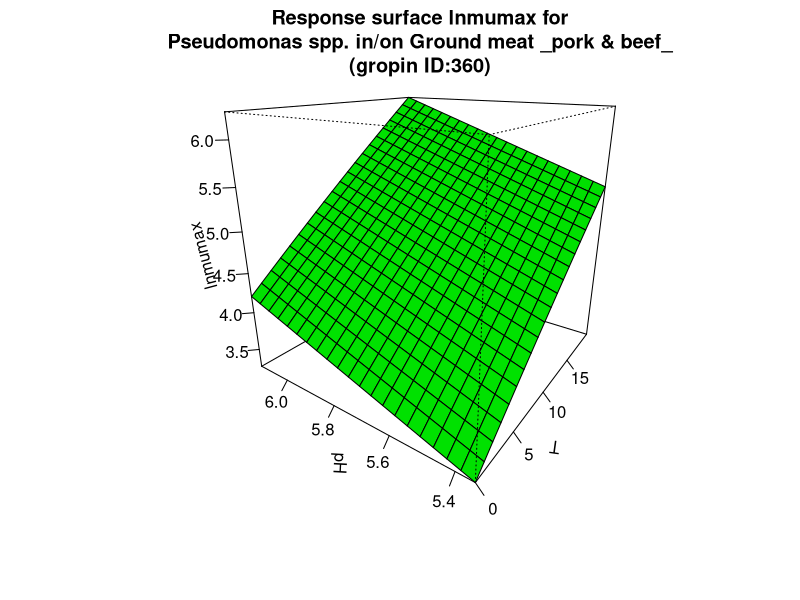

The R source for this figure:
#############################
# start of Parameter script
#############################
T <- seq(0,19.98001998002,length.out=21)
pH <- seq(5.34534,6.12387612387612,length.out=21)
#############################
# end of Parameter script
#############################
############################# 
# start of Model script Gropin ID 360 
#############################
 
# constant coefficients for this model
lagref <- 40.2
dlag <- 1.22
Elag <- 68.8
 
variables <- data.frame(T,pH)
argumentsPar <- expand.grid(variables)
 
# heart of the model
response_surface <- function(T,pH) {
   mumax <-(log(lagref)-dlag*(5.7-pH)-(Elag/0.00831)*((1/(T+273))-(1/273)))

return(mumax=mumax)
} 

# output parameters
responseSurface <- cbind(argumentsPar,response_surface(argumentsPar['T'],argumentsPar['pH']))
colnames(responseSurface) <- c(colnames(argumentsPar),'lnmumax')
#############################
# End of Model script
#############################
############################# 
# start of Visualisation script Gropin ID 360 
#############################
persp(T,pH,matrix(unlist(responseSurface$'lnmumax'),nrow=21),col = 'green',xlab='T',ylab='pH',zlab='lnmumax',main='Response surface lnmumax for
Pseudomonas spp. in/on Ground meat _pork & beef_
(gropin ID:360)',theta=305,phi=20,shade=0.25,ticktype = 'detailed')
#############################
# End of Visualisation script
#############################
